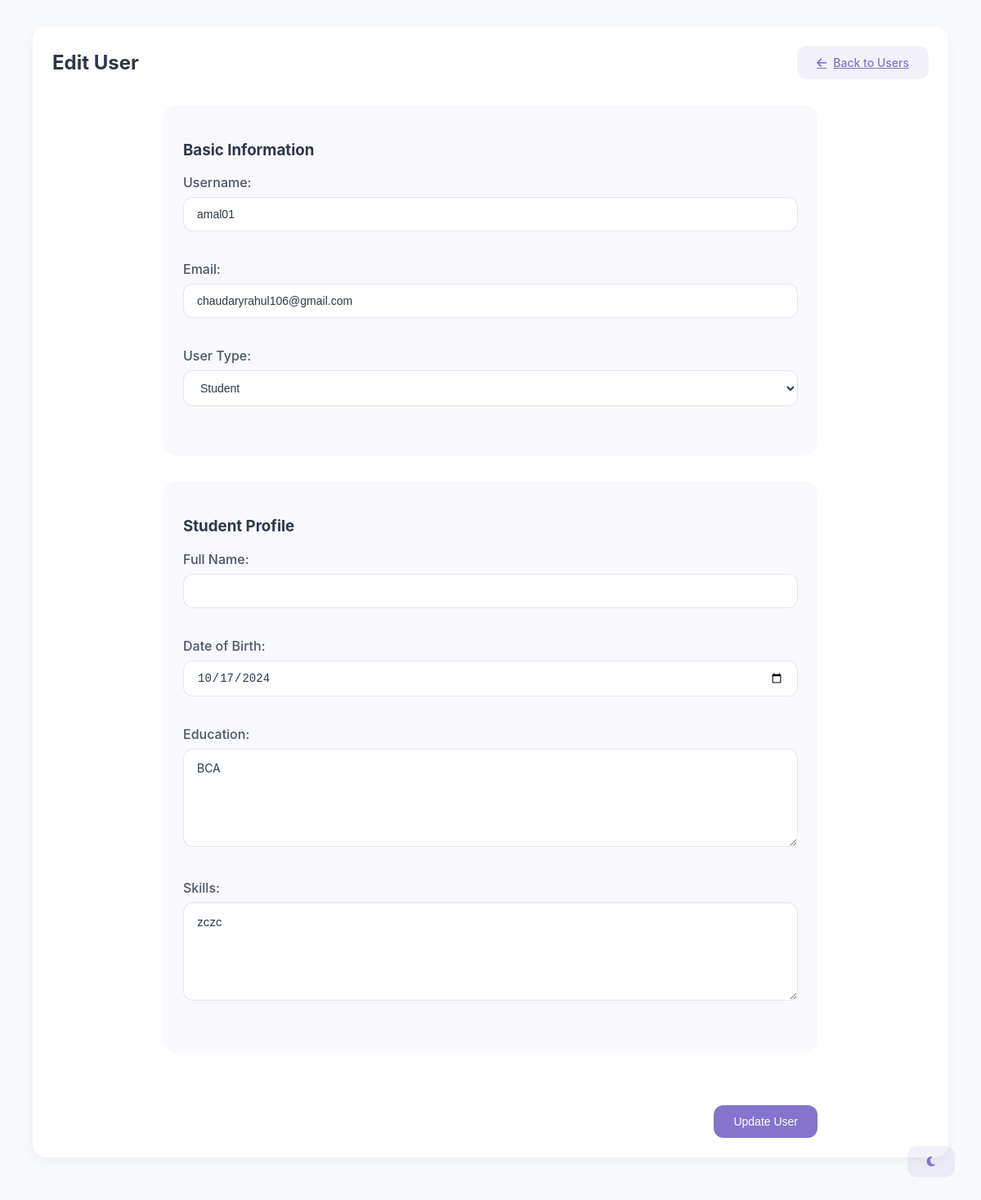
Screenshot of /edit_user.php?id=3 (signed in) with the database file from the repository.
### tables this page shows
CREATE TABLE `student_profiles` (
  `id` int(11) NOT NULL,
  `user_id` int(11) DEFAULT NULL,
  `full_name` varchar(100) NOT NULL,
  `date_of_birth` date DEFAULT NULL,
  `education` text DEFAULT NULL,
  `skills` text DEFAULT NULL,
  `resume_path` varchar(255) DEFAULT NULL
);

CREATE TABLE `users` (
  `id` int(11) NOT NULL,
  `username` varchar(50) NOT NULL,
  `password` varchar(255) NOT NULL,
  `email` varchar(100) NOT NULL,
  `user_type` enum('admin','company','student') NOT NULL,
  `created_at` timestamp NULL DEFAULT current_timestamp()
);

### edit_user.php (the view, shortened to what this page needs)
<?php
require_once 'db_connect.php';
if (isset($_GET['id'])) {
    $user_id = $_GET['id'];
    $user_query = "SELECT
        u.*,
        COALESCE(sp.full_name, cp.company_name, '') as display_name,
        sp.date_of_birth,
        sp.education,
        sp.skills,
        cp.description as company_description,
        cp.website
    FROM users u
    LEFT JOIN student_profiles sp ON u.id = sp.user_id
    LEFT JOIN company_profiles cp ON u.id = cp.user_id
    WHERE u.id = $user_id";
    $user_result = mysqli_query($conn, $user_query);
    $user = mysqli_fetch_assoc($user_result);
}
?>
<!DOCTYPE html>
<html lang="en">
<head>
    <link rel="stylesheet" href="shared-styles.css">
    <link rel="stylesheet" href="https://cdnjs.cloudflare.com/ajax/libs/font-awesome/6.1.1/css/all.min.css">
</head>
<body>
    <div class="container">
        <main class="main-content">
            <div class="card">
                <div style="display: flex; justify-content: space-between; align-items: center; margin-bottom: 2rem;">
                    <h2 style="margin: 0;">Edit User</h2>
                    <a href="admin_dashboard.php?page=users" class="btn btn-secondary">
                        <i class="fas fa-arrow-left"></i> Back to Users
                    </a>
                </div>
                <form method="POST" class="form-grid">
                    <div class="form-section">
                        <h3>Basic Information</h3>
                        <div class="form-group">
                            <label>Username:</label>
                            <input type="text" name="username" value="<?php echo $user['username']; ?>" required>
                        </div>
                        <div class="form-group">
                            <label>Email:</label>
                            <input type="email" name="email" value="<?php echo $user['email']; ?>" required>
                        </div>
                        <div class="form-group">
                            <label>User Type:</label>
                            <select name="user_type" id="user_type" required>
                                <option value="student" <?php echo $user['user_type'] == 'student' ? 'selected' : ''; ?>>Student</option>
                            </select>
                        </div>
                    </div>
                    <div id="student_fields" class="form-section" style="display: <?php echo $user['user_type'] == 'student' ? 'block' : 'none'; ?>">
                        <h3>Student Profile</h3>
                        <div class="form-group">
                            <label>Full Name:</label>
                            <input type="text" name="full_name" value="<?php echo $user['full_name'] ?? ''; ?>">
                        </div>
                        <div class="form-group">
                            <label>Date of Birth:</label>
                            <input type="date" name="date_of_birth" value="<?php echo $user['date_of_birth'] ?? ''; ?>">
                        </div>
                        <div class="form-group">
                            <label>Education:</label>
                            <textarea name="education"><?php echo $user['education'] ?? ''; ?></textarea>
                        </div>
                        <div class="form-group">
                            <label>Skills:</label>
                            <textarea name="skills"><?php echo $user['skills'] ?? ''; ?></textarea>
                        </div>
                    </div>
                    <div class="form-actions">
                        <button type="submit" class="btn btn-primary">Update User</button>
                    </div>
                </form>
            </div>
        </main>
    </div>
    <button id="darkModeToggle" class="btn btn-secondary" style="position: fixed; bottom: 2rem; right: 2rem;">
        <i class="fas fa-moon"></i>
    </button>
</body>
</html>

### shared-styles.css (style rules this page uses)
:root { --primary-color: #8474cb; --primary-hover: #7264bb; --secondary-color: #4a5568; --background-light: #f8f9fc; --background-dark: #1a1c25; --text-light: #2d3748; --text-dark: #e2e8f0; --card-light: #ffffff; --card-dark: #242631; --accent-color: #ed64a6; --success-color: #48bb78; --warning-color: #ecc94b; --danger-color: #f56565; }
body { font-family: 'Inter', 'Segoe UI', sans-serif; margin: 0; padding: 0; transition: background-color 0.3s, color 0.3s; background-color: var(--background-light); color: var(--text-light); }
.container { display: flex; min-height: 100vh; }
.main-content { flex-grow: 1; padding: 2rem 2.5rem; overflow-y: auto; }
.card { background-color: var(--card-light); border-radius: 16px; box-shadow: 0 4px 12px rgba(0, 0, 0, 0.05); padding: 1.5rem; margin-bottom: 1.5rem; transition: transform 0.3s ease, box-shadow 0.3s ease; }
.btn { display: inline-flex; align-items: center; justify-content: center; padding: 0.75rem 1.5rem; font-size: 0.875rem; font-weight: 500; border-radius: 12px; transition: all 0.3s ease; border: none; cursor: pointer; gap: 0.5rem; }
.btn-primary { background-color: var(--primary-color); color: white; }
.btn-secondary { background-color: rgba(132, 116, 203, 0.1); color: var(--primary-color); }
input, select, textarea { width: 100%; padding: 0.75rem 1rem; border: 1px solid rgba(132, 116, 203, 0.2); border-radius: 12px; font-size: 0.875rem; transition: all 0.3s ease; background-color: var(--card-light); color: var(--text-light); margin-bottom: 1rem; box-sizing: border-box; }
textarea { min-height: 120px; max-height: 300px; resize: vertical; line-height: 1.5; font-family: inherit; }
.form-grid { display: grid; gap: 2rem; max-width: 800px; margin: 0 auto; }
.form-section { background-color: rgba(132, 116, 203, 0.05); padding: 1.5rem; border-radius: 16px; }
.form-group { margin-bottom: 1.25rem; }
.form-group label { display: block; margin-bottom: 0.5rem; font-weight: 500; color: var(--secondary-color); }
.form-actions { margin-top: 2rem; display: flex; justify-content: flex-end; gap: 1rem; }

### rows the page displays
student_profiles: username "amal01", email "chaudaryrahul106@gmail.com", date_of_birth "10/17/2024", education "BCA", skills "zczc"
users: user_type "Student"
